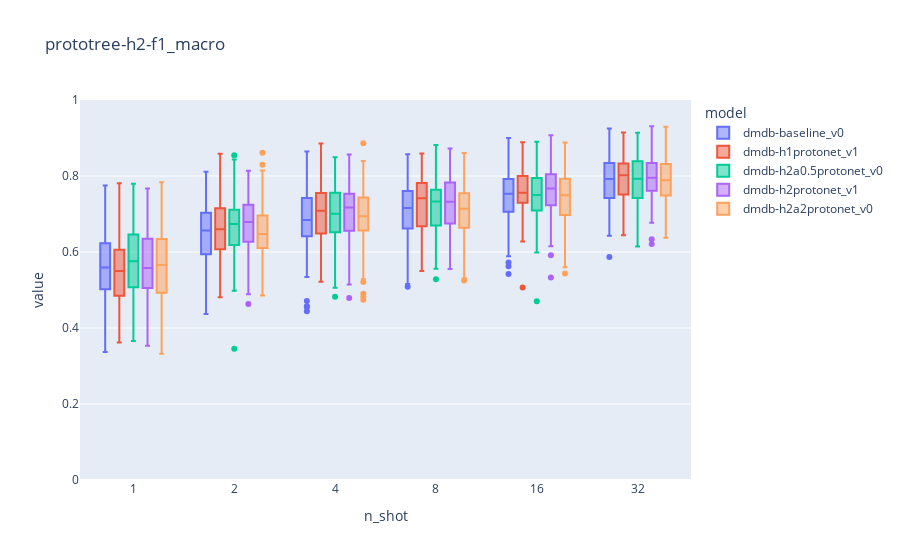

Notebook code cell kept with this figure:
### Code cell
figs[4]['fig']

### Figure 1 — Plotly figure (JSON) as saved in the notebook; plotly's stock layout.template omitted (floating-point values rounded to 4 significant figures; data arrays with more than 128 entries replaced by an {"elided": "..."} marker saying what was removed)
{"data": [{"alignmentgroup": "True", "hovertemplate": "model=dmdb-baseline_v0<br>n_shot=%{x}<br>value=%{y}<extra></extra>", "legendgroup": "dmdb-baseline_v0", "marker": {"color": "#636efa"}, "name": "dmdb-baseline_v0", "notched": false, "offsetgroup": "dmdb-baseline_v0", "orientation": "v", "showlegend": true, "type": "box", "x": {"elided": "600 str values"}, "x0": " ", "xaxis": "x", "y": {"elided": "600 float values"}, "y0": " ", "yaxis": "y"}, {"alignmentgroup": "True", "hovertemplate": "model=dmdb-h1protonet_v1<br>n_shot=%{x}<br>value=%{y}<extra></extra>", "legendgroup": "dmdb-h1protonet_v1", "marker": {"color": "#EF553B"}, "name": "dmdb-h1protonet_v1", "notched": false, "offsetgroup": "dmdb-h1protonet_v1", "orientation": "v", "showlegend": true, "type": "box", "x": {"elided": "600 str values"}, "x0": " ", "xaxis": "x", "y": {"elided": "600 float values"}, "y0": " ", "yaxis": "y"}, {"alignmentgroup": "True", "hovertemplate": "model=dmdb-h2a0.5protonet_v0<br>n_shot=%{x}<br>value=%{y}<extra></extra>", "legendgroup": "dmdb-h2a0.5protonet_v0", "marker": {"color": "#00cc96"}, "name": "dmdb-h2a0.5protonet_v0", "notched": false, "offsetgroup": "dmdb-h2a0.5protonet_v0", "orientation": "v", "showlegend": true, "type": "box", "x": {"elided": "600 str values"}, "x0": " ", "xaxis": "x", "y": {"elided": "600 float values"}, "y0": " ", "yaxis": "y"}, {"alignmentgroup": "True", "hovertemplate": "model=dmdb-h2protonet_v1<br>n_shot=%{x}<br>value=%{y}<extra></extra>", "legendgroup": "dmdb-h2protonet_v1", "marker": {"color": "#ab63fa"}, "name": "dmdb-h2protonet_v1", "notched": false, "offsetgroup": "dmdb-h2protonet_v1", "orientation": "v", "showlegend": true, "type": "box", "x": {"elided": "600 str values"}, "x0": " ", "xaxis": "x", "y": {"elided": "600 float values"}, "y0": " ", "yaxis": "y"}, {"alignmentgroup": "True", "hovertemplate": "model=dmdb-h2a2protonet_v0<br>n_shot=%{x}<br>value=%{y}<extra></extra>", "legendgroup": "dmdb-h2a2protonet_v0", "marker": {"color": "#FFA15A"}, "name": "dmdb-h2a2protonet_v0", "notched": false, "offsetgroup": "dmdb-h2a2protonet_v0", "orientation": "v", "showlegend": true, "type": "box", "x": {"elided": "600 str values"}, "x0": " ", "xaxis": "x", "y": {"elided": "600 float values"}, "y0": " ", "yaxis": "y"}], "layout": {"boxmode": "group", "legend": {"title": {"text": "model"}, "tracegroupgap": 0}, "title": {"text": "prototree-h2-f1_macro"}, "xaxis": {"anchor": "y", "domain": [0, 1], "title": {"text": "n_shot"}}, "yaxis": {"anchor": "x", "domain": [0, 1], "range": [0, 1], "title": {"text": "value"}}}}
